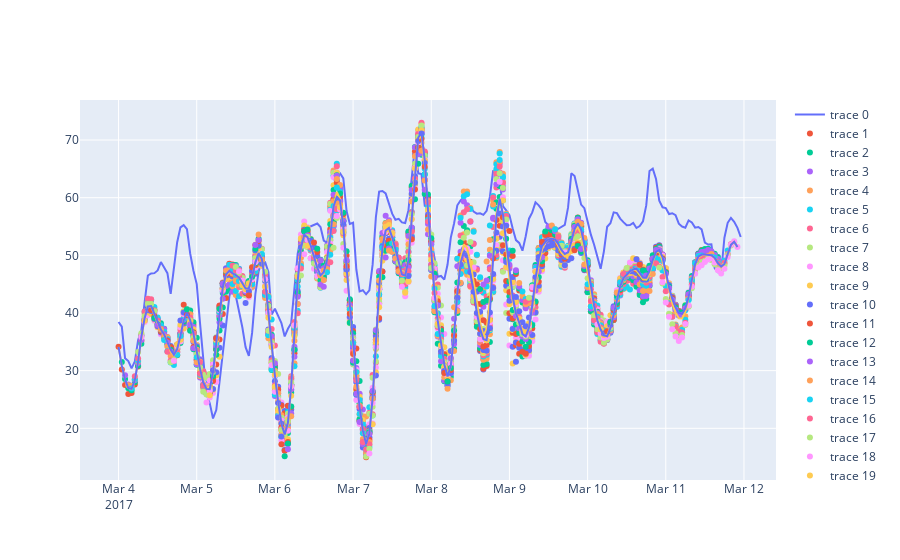

The code cell stored with this chart in its notebook:
### Code cell
fig = go.Figure()
df_pred =pd.DataFrame(index=y_test_filtered2.index)
fig.add_trace(go.Scatter(x = y_test_filtered2.index,y=y_test_filtered2['price actual']))
for i in range(len(data_x_test)):
    case_test = data_x_test[i].reshape((1,data_x_test[0].shape[0], data_x_test[0].shape[1]))
    Y_test_predictions = pd.Series(model_best_MS_LSTM.predict(case_test).flatten(),index=pd.date_range(start=idx_test[i],freq='h',periods=24))
    df_pred[f'pred_{i}'] = Y_test_predictions
    fig.add_trace(go.Scatter(x = Y_test_predictions.index,y=Y_test_predictions,mode='markers'))

df_pred['mean'] = df_pred.mean(axis=1)
df_pred['median'] = df_pred.median(axis=1)
fig.add_trace(go.Scatter(x = y_test_filtered2.index,y=df_pred['mean']))
fig.add_trace(go.Scatter(x = y_test_filtered2.index,y=df_pred['median']))
fig.show()
eval_df2  =create_eval_df(df_pred['mean'],y_test_filtered2)
